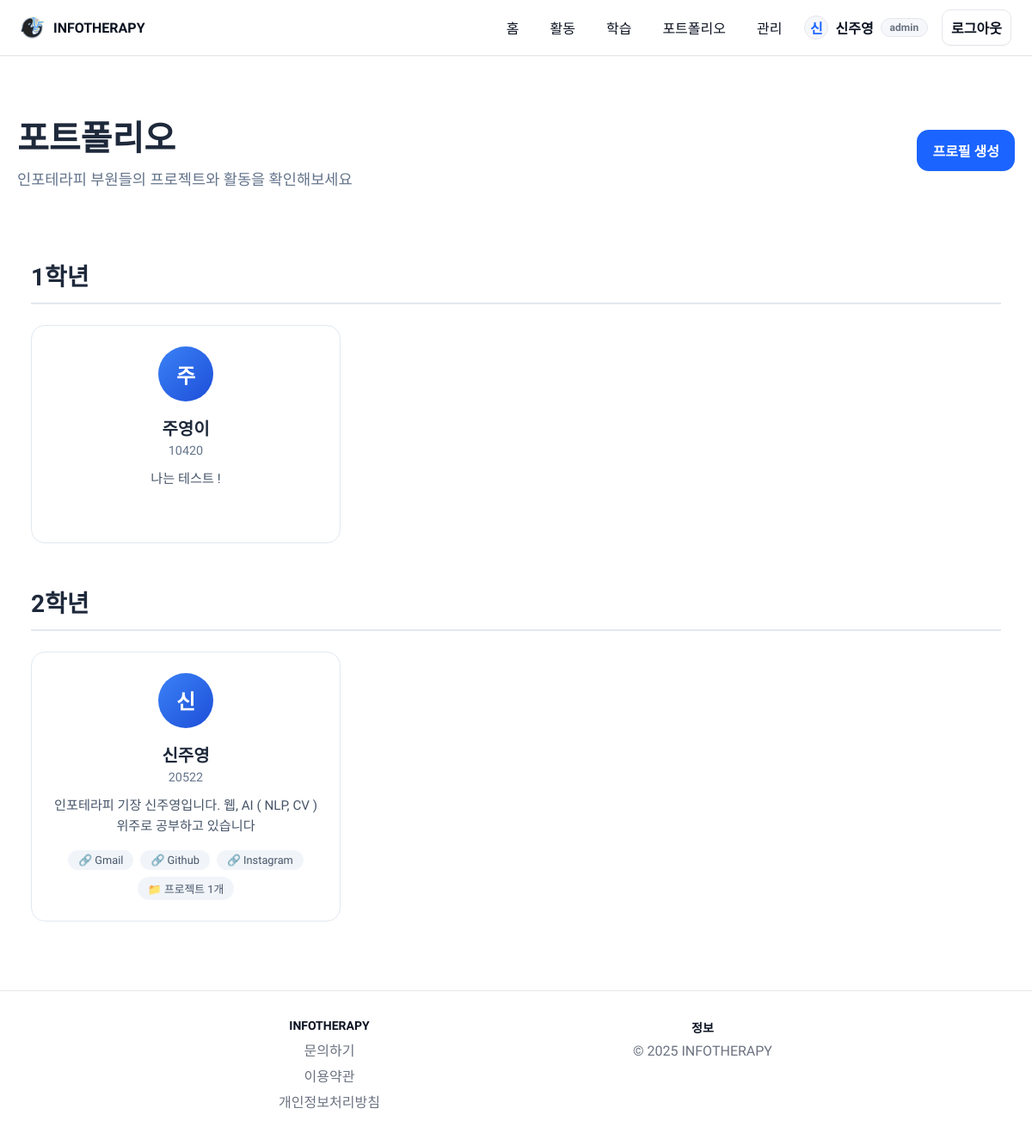
The app's page /portfolios (signed in) with its own data.
### tables this page shows
CREATE TABLE users (
              id INTEGER PRIMARY KEY AUTOINCREMENT,
              name TEXT NOT NULL,
              student_id TEXT NOT NULL UNIQUE,
              email TEXT,
              password_hash TEXT NOT NULL,
              admin INTEGER DEFAULT 0
            , interests TEXT DEFAULT '[]');

CREATE TABLE portfolios (
              id INTEGER PRIMARY KEY AUTOINCREMENT,
              user_id INTEGER NOT NULL UNIQUE,
              github_url TEXT,
              discord_id TEXT,
              bio TEXT,
              projects TEXT DEFAULT '[]',
              created_at TEXT NOT NULL,
              updated_at TEXT NOT NULL, contacts TEXT DEFAULT '[]',
              FOREIGN KEY(user_id) REFERENCES users(id)
            );

### app.py (the view)
    @app.route("/portfolios")
    def portfolios():
        def get_grade(student_id):
            try:
                if student_id and len(str(student_id)) >= 1:
                    grade = int(str(student_id)[0])
                    if 1 <= grade <= 3:
                        return grade
            except Exception as e:
                pass
            return None
        with get_db() as cx:
            portfolios_data = cx.execute("""
                SELECT p.*, u.name, u.student_id
                FROM portfolios p
                JOIN users u ON p.user_id = u.id
                ORDER BY u.student_id ASC, u.name ASC
            """).fetchall()
        portfolios_by_grade = {}
        for portfolio in portfolios_data:
            contacts = []
            try:
                contacts_raw = portfolio['contacts'] if 'contacts' in portfolio.keys() else None
            except:
                contacts_raw = None
            if contacts_raw and str(contacts_raw).strip() and str(contacts_raw) != 'None':
                try:
                    contacts = json.loads(str(contacts_raw))
                    if not isinstance(contacts, list):
                        contacts = []
                except:
                    contacts = []
            portfolio_dict = dict(portfolio)
            portfolio_dict['contacts'] = contacts
            grade = get_grade(portfolio['student_id'])
            if not grade:
                grade = 0  # 기타/알 수 없음
            if grade not in portfolios_by_grade:
                portfolios_by_grade[grade] = []
            portfolios_by_grade[grade].append(portfolio_dict)
        return render_template("portfolios.html", portfolios_by_grade=portfolios_by_grade)

### templates/portfolios.html (shortened to what this page needs)
{% extends 'base.html' %}
{% block content %}
  <div class="portfolios-header">
    <div class="header-content">
      <div>
        <h1>포트폴리오</h1>
        <p>인포테라피 부원들의 프로젝트와 활동을 확인해보세요</p>
      </div>
      {% if session.get('uid') %}
        <a href="{{ url_for('portfolio_edit') }}" class="btn btn-primary">프로필 생성</a>
      {% endif %}
    </div>
  </div>
  {% if portfolios_by_grade %}
    {% for grade in portfolios_by_grade.keys()|sort %}
      <div class="grade-section">
        <h2 class="grade-title">
          {% if grade == 0 %}
            기타
          {% else %}
            {{ grade }}학년
          {% endif %}
        </h2>
        <div class="portfolios-grid">
          {% for portfolio in portfolios_by_grade[grade] %}
            <a href="{{ url_for('portfolio_detail', user_id=portfolio.user_id) }}" class="portfolio-card">
              <div class="portfolio-avatar">
                {{ portfolio.name[:1] }}
              </div>
              <div class="portfolio-info">
                <h3>{{ portfolio.name }}</h3>
                <p class="portfolio-student-id">{{ portfolio.student_id }}</p>
                {% if portfolio.bio %}
                  <p class="portfolio-bio">{{ portfolio.bio[:100] }}{% if portfolio.bio|length > 100 %}...{% endif %}</p>
                {% else %}
                  <p class="portfolio-bio empty">자기소개가 없습니다</p>
                {% endif %}
                <div class="portfolio-links">
                  {% if portfolio.contacts and portfolio.contacts|length > 0 %}
                    {% for contact in portfolio.contacts[:3] %}
                      <span class="link-badge">🔗 {{ contact.type }}</span>
                    {% endfor %}
                  {% endif %}
                  {% set projects = portfolio.projects | from_json %}
                  {% if projects|length > 0 %}
                    <span class="link-badge">📁 프로젝트 {{ projects|length }}개</span>
                  {% endif %}
                </div>
              </div>
            </a>
          {% endfor %}
        </div>
      </div>
    {% endfor %}
  {% else %}
    <div class="empty-state">
      <h3>아직 등록된 포트폴리오가 없습니다</h3>
      <p>첫 번째 포트폴리오를 만들어보세요!</p>
    </div>
  {% endif %}
{% endblock %}

### templates/base.html (shortened to what this page needs)
<!doctype html>
<html lang="ko">
  <head>
    <link rel="stylesheet" href="{{ url_for('static', filename='css/main.css') }}">
  </head>
  <body>
    <header class="site-header">
      <div class="container header-inner">
        <a class="logo" href="{{ url_for('index') }}">
          <img class="logo-mark-img" src="{{ url_for('static', filename='images/icon.png') }}?v=20251011" alt="INFOTHERAPY">
          <span class="logo-text">INFOTHERAPY</span>
        </a>
        <nav class="nav">
          <a href="{{ url_for('index') }}">홈</a>
          <a href="{{ url_for('activities') }}">활동</a>
          <a href="{{ url_for('learn') }}">학습</a>
          <a href="{{ url_for('portfolios') }}">포트폴리오</a>
          {% if session.get('admin') %}
            <a href="{{ url_for('admin_dashboard') }}">관리</a>
          {% endif %}
          {% if session.get('uid') %}
            <div class="profile-chip">
              <div class="avatar-mini">{{ (session.get('name') or 'U')[:1] }}</div>
              <span class="profile-name">{{ session.get('name') or '사용자' }}</span>
              {% if session.get('admin') %}<span class="badge" style="height:22px;">admin</span>{% endif %}
            </div>
            <a href="{{ url_for('logout') }}" class="btn btn-outline">로그아웃</a>
          {% else %}
            <a href="{{ url_for('login') }}" class="btn btn-outline">로그인</a>
            <a href="{{ url_for('signup') }}" class="btn btn-primary">회원가입</a>
          {% endif %}
        </nav>
      </div>
    </header>
    <main class="container">
      {% block content %}{% endblock %}
    </main>
    <footer class="site-footer">
      <div class="container footer-grid">
        <div class="footer-col">
          <h4>INFOTHERAPY</h4>
          <div class="footer-links">
            <a href="{{ url_for('contact') }}">문의하기</a>
            <a href="{{ url_for('terms') }}">이용약관</a>
            <a href="{{ url_for('privacy') }}">개인정보처리방침</a>
          </div>
        </div>
        <div class="footer-col">
          <h4>정보</h4>
          <div class="footer-links">
            <span>© 2025 INFOTHERAPY</span>
          </div>
        </div>
      </div>
    </footer>
  </body>
  </html>

### static/css/main.css (style rules this page uses)
:root { --bg: #ffffff; --text: #0b1221; --muted: #6b7280; --primary: #1b64ff; --primary-600: #1553d6; --surface: #f6f7fb; --border: #e5e7eb; }
* { box-sizing: border-box; }
html, body { height: 100%; }
body { margin: 0; font-family: "Pretendard", -apple-system, BlinkMacSystemFont, "Segoe UI", Roboto, Oxygen, Ubuntu, Cantarell, "Fira Sans", "Droid Sans", "Helvetica Neue", Arial, "Apple Color Emoji", "Segoe UI Emoji"; color: var(--text); background: var(--bg); -webkit-font-smoothing: antialiased; -moz-osx-font-smoothing: grayscale; overflow-x: hidden; }
html { scrollbar-width: none; }
body { display: flex; flex-direction: column; min-height: 100vh; }
.container { width: 100%; max-width: none; margin: 0 auto; padding: 0 24px; }
.site-header { position: sticky; top: 0; z-index: 10; background: rgba(255,255,255,0.86); backdrop-filter: blur(10px); border-bottom: 1px solid var(--border); box-shadow: 0 1px 0 rgba(17,24,39,0.04); }
.header-inner { display: flex; align-items: center; justify-content: space-between; height: 64px; }
.logo { display: inline-flex; align-items: center; gap: 10px; text-decoration: none; color: var(--text); font-weight: 600; }
.logo-mark-img { width: 28px; height: 28px; object-fit: contain; border-radius: 6px; }
.nav a { color: var(--text); text-decoration: none; padding: 8px 10px; border-radius: 10px; }
.profile-chip { display: inline-flex; align-items: center; gap: 8px; }
.avatar-mini { width: 28px; height: 28px; border-radius: 50%; background: var(--surface); border: 1px solid var(--border); display: inline-flex; align-items: center; justify-content: center; font-weight: 700; color: var(--primary); }
.profile-name { font-weight: 600; }
.btn { display: inline-flex; align-items: center; justify-content: center; gap: 8px; border-radius: 14px; padding: 12px 18px; font-weight: 600; text-decoration: none; cursor: pointer; transition: all .15s ease; box-shadow: 0 1px 0 rgba(17,24,39,0.04); }
.btn-primary { background: var(--primary); color: #fff; }
.btn-outline { border: 1px solid var(--border); color: var(--text); background: #fff; }
main.container { padding: 32px 20px; flex: 1; }
.badge { display: inline-flex; align-items: center; height: 26px; padding: 0 10px; border-radius: 999px; border: 1px solid var(--border); background: var(--surface); color: var(--muted); font-weight: 600; font-size: 12px; }
img, video { max-width: 100%; height: auto; display: block; }
.site-footer { border-top: 1px solid var(--border); padding: 32px 0; color: var(--muted); }
.footer-grid { display: grid; grid-template-columns: repeat( auto-fit, minmax(220px, 1fr) ); gap: 16px; max-width: 900px; margin: 0 auto; text-align: center; justify-items: center; }
.footer-col h4 { margin: 0 0 8px; font-size: 14px; color: var(--text); }
.footer-links { display: grid; gap: 6px; }
.footer-links a { color: var(--muted); text-decoration: none; }
.nav { display: flex; align-items: center; justify-content: flex-end; gap: 16px; width: 100%; }
@media (min-width: 769px) { .nav { justify-content: flex-end !important; margin-left: auto; } }

### records on screen
users: name "신주영"
portfolios: name "주", name "주영이", student_id "10420", bio "나는 테스트 !"
portfolios: name "신", name "신주영", student_id "20522", bio "인포테라피 기장 신주영입니다. 웹, AI ( NLP, CV ) 위주로 공부하고 있습니다", type "Gmail" "Github" "Instagram", projects "1"

### other values on screen
{{ (session.get('name') or 'U')[:1] }} "신"
{{ grade }} "1" "2"
